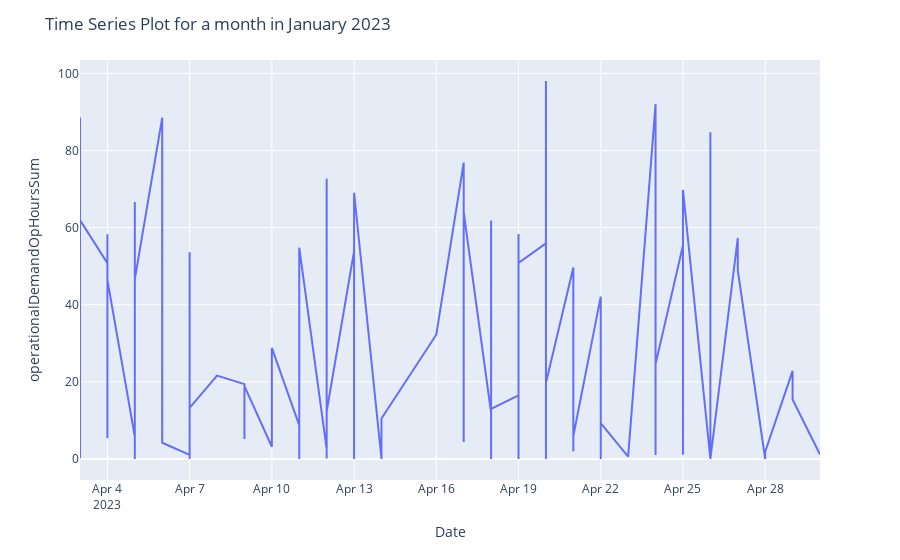

This figure's notebook cell:
### Code cell
#Line graphs to assess typical trend of operational hours within a week
fig = px.line(week1_df, x='operationalDemandDate', y='operationalDemandOpHoursSum')

#Appropiate axis labelling
fig.update_xaxes(title_text='Date')
fig.update_yaxes(title_text='operationalDemandOpHoursSum')

#title labelling
fig.update_layout(title='Time Series Plot for a month in January 2023')

fig.show()
